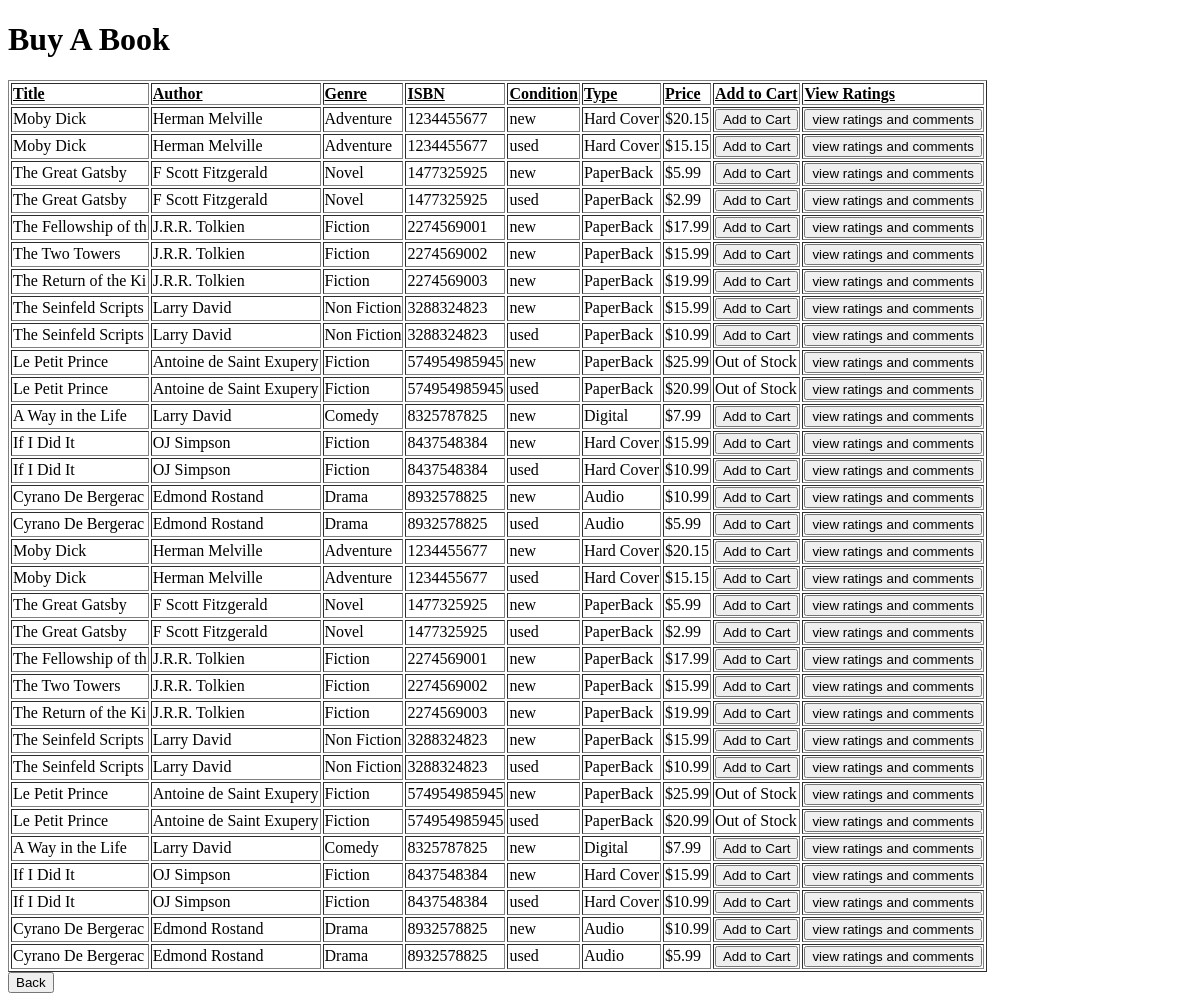
The app's page /search_book_guest.php, older data.
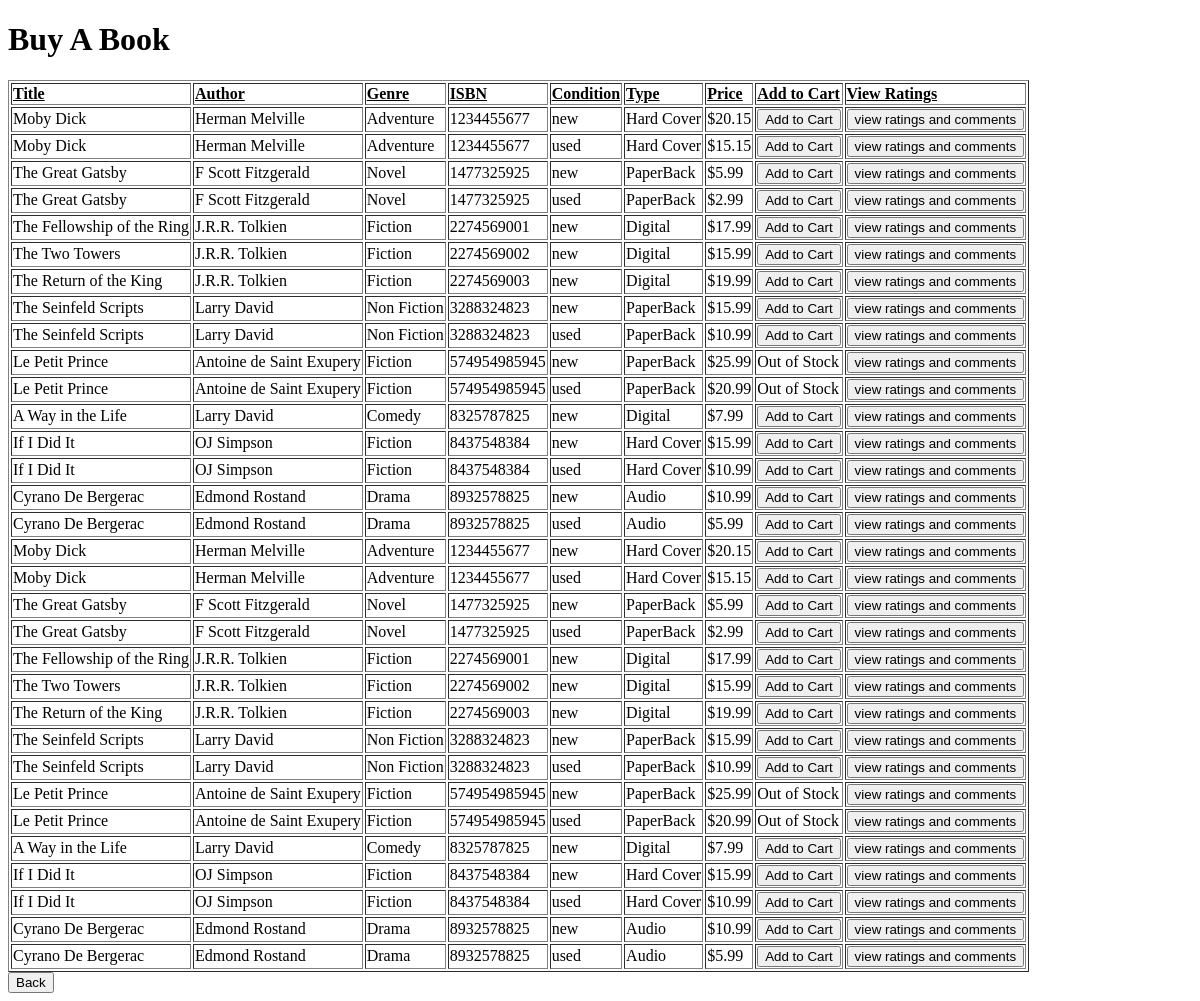
The same page, newer data.
### tables this page shows
CREATE TABLE Book(
	ISBN VARCHAR(13),
	Book_Cond VARCHAR(10),
	Title VARCHAR(40) NOT NULL,
	Author VARCHAR(30) NOT NULL,
	Edition INT,
	Genre VARCHAR(20),
	Date_Published DATE,
	Type VARCHAR(20) NOT NULL,
	Price REAL NOT NULL,
	Publisher_Name VARCHAR(20),
	Stock INT NOT NULL,
	Trade_Value Real,
	Def_Shipping_Cost Real,
	PRIMARY KEY(ISBN, Book_Cond),
	FOREIGN KEY (Publisher_Name) REFERENCES Publisher(Publisher_Name) ON 
DELETE CASCADE ON UPDATE CASCADE,
	FOREIGN KEY (Author) REFERENCES Author(Name) ON 
DELETE CASCADE ON UPDATE CASCADE
);

### search_book_guest.php (the view, shortened to what this page needs)
<!DOCTYPE html>
<html>
<head>
</head>
<body>
<h1>Buy A Book</h1>
<table border = "1">
<tr>
<td><b><u>Title</b></u></td>
<td><b><u>Author</b></u></td>
<td><b><u>Genre</b></u></td>
<td><b><u>ISBN</b></u></td>
<td><b><u>Condition</b></u></td>
<td><b><u>Type</b></u></td>
<td><b><u>Price</b></u></td>
<td><b><u>Add to Cart</b></u></td>
<td><b><u>View Ratings</b></u></td>
</tr>
<?php
$info = $_SESSION['info'];
$myconnection = mysqli_connect('localhost', 'root', '')
    or die ('Could not connect: ' . mysql_error());
$query = "SELECT title, author, genre, ISBN, Book_Cond, type, price, trade_value, stock FROM book WHERE title LIKE '%$info%'";
$result = mysqli_query($myconnection, $query) or die ('Query failed: ' . mysql_error());
while($row = mysqli_fetch_array($result, MYSQLI_ASSOC)) {
	$ISBN = $row["ISBN"];
	$Book_Cond = $row["Book_Cond"];
	echo "<tr>";
	echo "<td>";
	echo $row["title"];
	echo "</td>";
	echo "<td>";
	echo $row["author"];
	echo "</td>";
	echo "<td>";
	echo $row["genre"];
	echo "</td>";
	echo "<td>";
	echo $ISBN;
	echo "</td>";
	echo "<td>";
	echo $Book_Cond;
	echo "</td>";
	echo "<td>";
	echo $row["type"];
	echo "</td>";
	echo "<td>";
	echo '$' . $row["price"];
	echo "</td>";
	if($row["stock"] > 0) {
		echo "<td><form action = \"addtocart_guest.php\" method = \"Post\">";
		echo "<input type = \"submit\" value = \"Add to Cart\"></form></td>";
	}
	else {
		echo "<td>Out of Stock</td>";
	}
	echo "<td><form action = \"view_ratings_and_comments_guest.php\" method = \"Post\">";
	echo "<input type = \"submit\" value = \"view ratings and comments\"></form></td>";
	echo "</tr>";
}
$query = "SELECT title, author, genre, ISBN, Book_Cond, type, price, trade_value, stock FROM book WHERE author LIKE '%$info%'";
$result = mysqli_query($myconnection, $query) or die ('Query failed: ' . mysql_error());
while($row = mysqli_fetch_array($result, MYSQLI_ASSOC)) {
	$ISBN = $row["ISBN"];
	$Book_Cond = $row["Book_Cond"];
	echo "<tr>";
	echo "<td>";
	echo $row["title"];
	echo "</td>";
	echo "<td>";
	echo $row["author"];
	echo "</td>";
	echo "<td>";
	echo $row["genre"];
	echo "</td>";
	echo "<td>";
	echo $ISBN;
	echo "</td>";
	echo "<td>";
	echo $Book_Cond;
	echo "</td>";
	echo "<td>";
	echo $row["type"];
	echo "</td>";
	echo "<td>";
	echo '$' . $row["price"];
	echo "</td>";
	if($row["stock"] > 0) {
		echo "<td><form action = \"addtocart_guest.php\" method = \"Post\">";
		echo "<input type = \"submit\" value = \"Add to Cart\"></form></td>";
	}
	else {
		echo "<td>Out of Stock</td>";
	}
	echo "<td><form action = \"view_ratings_and_comments_guest.php\" method = \"Post\">";
	echo "<input type = \"submit\" value = \"view ratings and comments\"></form></td>";
	echo "</tr>";
}
?>
</table>
<form>
  <button formaction="guest.html">Back</button>
</form>
</body>
</html>

Row changes from the older to the newer data that the page shows:
changed book: Title "The Fellowship of th" → "The Fellowship of the Ring"; Type "PaperBack" → "Digital"
changed book "The Two Towers": Type "PaperBack" → "Digital"
changed book: Title "The Return of the Ki" → "The Return of the King"; Type "PaperBack" → "Digital"
